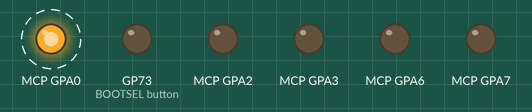
A program run on a simulated Raspberry Pi Pico running MicroPython. Parts: output pins drawn as LEDs (lit = HIGH). Dashed ring = blinking. What the program prints to the serial console is not drawn.

Above: at 0.5 s.
Timing chart, 0 to 4.6 s (numbered marks = the images above):
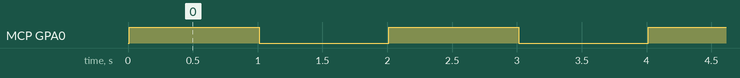

Measured:
- by itself, MCP GPA0: alternates HIGH for 1.0 s and LOW for 1.0 s

The program:

MCP23017-2.py
```python
#----------------------------------------------------------
#		I2C PORT EXPANDER
#		=================
#
# In this project the MCP23017 port expander chip is used.
# An LED is connected to port pin GPA0 of the port expander
# and this LED is flashed every second
#
# This version of the program uses the i2c memory functions
#
# Author: Dogan Ibrahim
# File  : MCP23017-2.py
# Date  : February 2021
#------------------------------------------------------------
from machine import Pin,I2C
import utime

i2c = machine.I2C(0, scl=Pin(9), sda=Pin(8), freq=100000)
print("i2c address=",i2c.scan())

Device_Address = 0x20					# MCP23017 I2C address
MCP_GPIOA_REG = 0x12					# MCP23017 GPIOA address
MCP_IODIRA_REG = 0						# MCP23017 IODIRA Address

i2c.writeto_mem(Device_Address, MCP_IODIRA_REG, b'0')

while True:
    i2c.writeto_mem(Device_Address, MCP_GPIOA_REG, b'1')
    utime.sleep(1)
    i2c.writeto_mem(Device_Address, MCP_GPIOA_REG, b'0')
    utime.sleep(1)
 
```
